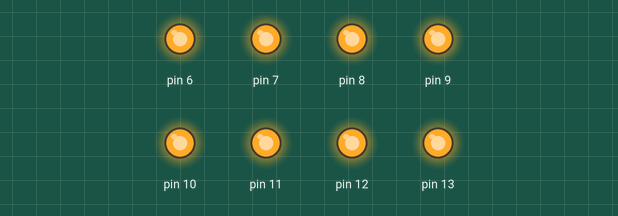
This sketch was run on a simulated Arduino Uno, built with avr-gcc and run on an emulated ATmega328P. Shown: output pins drawn as LEDs (lit = HIGH).

Above: at 0.5 s.
At 3.5 s:
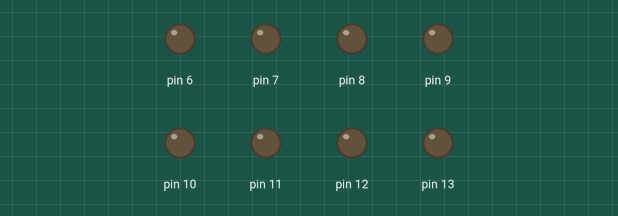
Timing chart, 0 to 4.6 s (numbered marks = the images above):
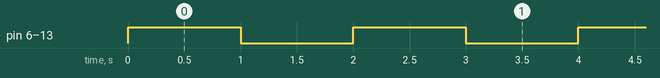

Measured:
- by itself, pin 6–13: alternates HIGH for 1.0 s and LOW for 1.0 s

The sketch:

11BlinkEightLedsAllOnOffWithFor.ino
```cpp
void setup() {
  for(int pin=6; pin<=13; pin++) {
    pinMode(pin, OUTPUT);
  }
  for(int pin=13; pin>=6; pin--) {
    pinMode(pin, OUTPUT);
  }
}

void loop() {
  // 하나씩 차례대로..?
  for(int pin=13; pin>=6; pin--) {
    digitalWrite(pin, HIGH);
  }
  delay(1000);
  for(int pin=13; pin>=6; pin--) {
    digitalWrite(pin, LOW);
  }
  delay(1000);
}
```
